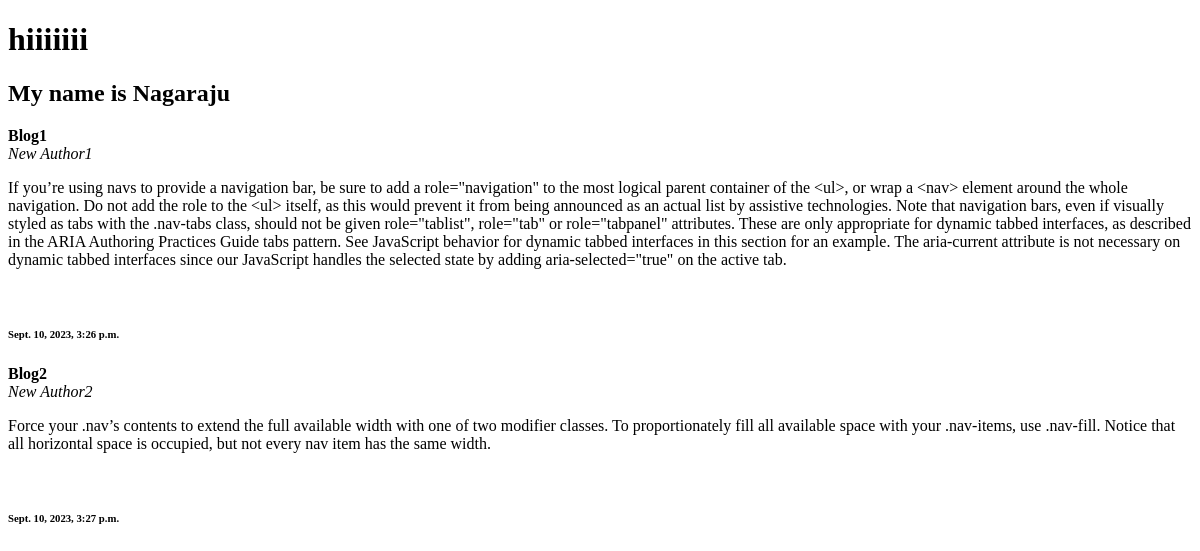
The app's page /App1/getdata/, older data.
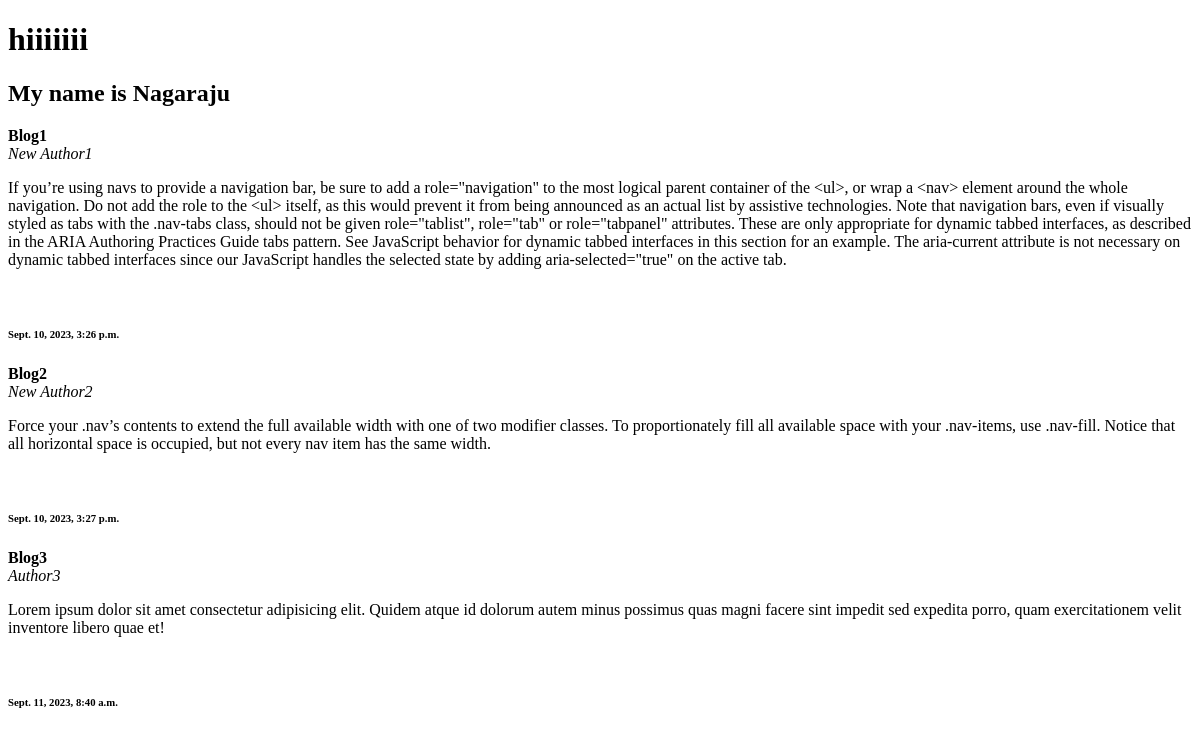
The same page, newer data.
### App1/models.py (models this page shows, shortened)
class Blog(models.Model):
    title = models.CharField(max_length=100)
    author = models.CharField(max_length=100)
    image = models.ImageField(upload_to="images/")
    description = models.TextField()
    created_at = models.DateTimeField(default=datetime.now)

### App1/views.py (the view)
# urls.py: path('getdata/',views.data_move),
def data_move(request):
    data_from_db = Blog.objects.all
    return render(request, 'page1.html',{'getdata':data_from_db})

### App1/templates/page1.html (shortened to what this page needs)
<!DOCTYPE html>
<html lang="en">
<head>
</head>
<body>
    <h1>hiiiiiii</h1>
    <h2>My name is Nagaraju</h2>
    {%block content%}
        {%for i in getdata%}
            <b>{{i.title}}</b><br>
            <i>{{i.author}}</i><br>
            <p>{{i.description}}</p><br>
            <h6>{{i.created_at}}<br></h6>
        {%endfor%}
    {%endblock%}
</body>
</html>

Row changes from the older to the newer data that the page shows:
added Blog: title "Blog3", author "Author3", description "Lorem ipsum dolor sit amet consectetur adipisicing elit. Quidem atque id dolorum autem minus possimus quas magni facere sint impedit sed expedita porro, quam exercitationem velit inventore libero quae et!", created_at "Sept. 11, 2023, 8:40 a.m."
